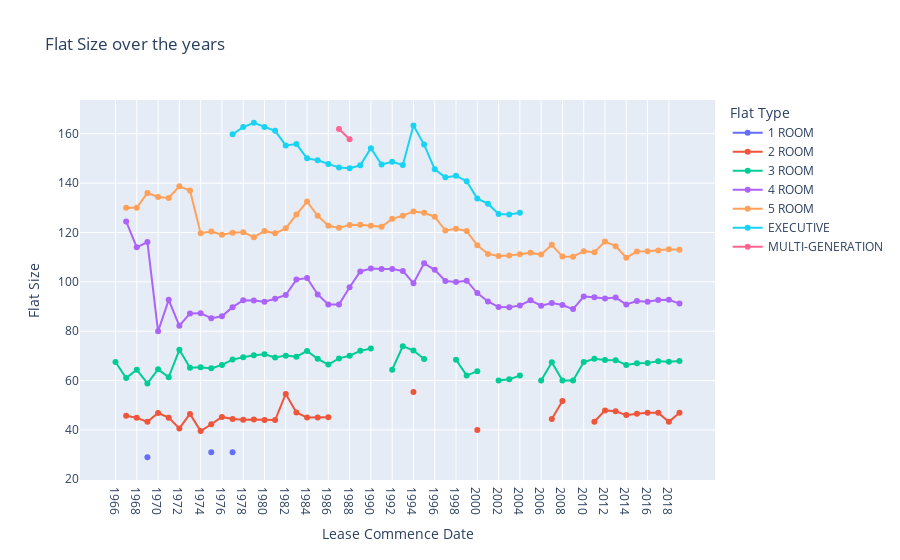

This figure's notebook cell:
### Code cell
plt.figure(figsize=(20,10))
# plt.xticks(rotation=90, fontsize=15)
# plt.yticks(fontsize=15)
# plt.xlabel('Lease Commence Date', fontsize=20)
# plt.ylabel('Floor Area (sqm)', fontsize=20)
px.line(x='lease_commence_date', y='floor_area_sqm', color='flat_type', data_frame = initial_parquet_grouped, markers=True,
            labels={
                                "lease_commence_date": "Lease Commence Date",
                                "floor_area_sqm": "Flat Size",
                                "flat_type": "Flat Type"
                            },
                            title="Flat Size over the years")

### Figure 1 — Plotly figure (JSON) as saved in the notebook; plotly's stock layout.template omitted (floating-point values rounded to 4 significant figures)
{"data": [{"hovertemplate": "Flat Type=1 ROOM<br>Lease Commence Date=%{x}<br>Flat Size=%{y}<extra></extra>", "legendgroup": "1 ROOM", "line": {"color": "#636efa", "dash": "solid"}, "marker": {"symbol": "circle"}, "mode": "lines+markers", "name": "1 ROOM", "orientation": "v", "showlegend": true, "type": "scatter", "x": ["1966", "1967", "1968", "1969", "1970", "1971", "1972", "1973", "1974", "1975", "1976", "1977", "1978", "1979", "1980", "1981", "1982", "1983", "1984", "1985", "1986", "1987", "1988", "1989", "1990", "1991", "1992", "1993", "1994", "1995", "1996", "1997", "1998", "1999", "2000", "2001", "2002", "2003", "2004", "2005", "2006", "2007", "2008", "2009", "2010", "2011", "2012", "2013", "2014", "2015", "2016", "2017", "2018", "2019"], "xaxis": "x", "y": [null, null, null, 28.93, null, null, null, null, null, 31, null, 31, null, null, null, null, null, null, null, null, null, null, null, null, null, null, null, null, null, null, null, null, null, null, null, null, null, null, null, null, null, null, null, null, null, null, null, null, null, null, null, null, null, null], "yaxis": "y"}, {"hovertemplate": "Flat Type=2 ROOM<br>Lease Commence Date=%{x}<br>Flat Size=%{y}<extra></extra>", "legendgroup": "2 ROOM", "line": {"color": "#EF553B", "dash": "solid"}, "marker": {"symbol": "circle"}, "mode": "lines+markers", "name": "2 ROOM", "orientation": "v", "showlegend": true, "type": "scatter", "x": ["1966", "1967", "1968", "1969", "1970", "1971", "1972", "1973", "1974", "1975", "1976", "1977", "1978", "1979", "1980", "1981", "1982", "1983", "1984", "1985", "1986", "1987", "1988", "1989", "1990", "1991", "1992", "1993", "1994", "1995", "1996", "1997", "1998", "1999", "2000", "2001", "2002", "2003", "2004", "2005", "2006", "2007", "2008", "2009", "2010", "2011", "2012", "2013", "2014", "2015", "2016", "2017", "2018", "2019"], "xaxis": "x", "y": [null, 45.76, 44.95, 43.27, 46.87, 44.97, 40.61, 46.5, 39.55, 42.3, 45.27, 44.46, 44.16, 44.18, 44, 44, 54.6, 47.1, 45, 45, 45.18, null, null, null, null, null, null, null, 55.36, null, null, null, null, null, 40, null, null, null, null, null, null, 44.4, 51.76, null, null, 43.3, 47.91, 47.61, 46, 46.6, 47, 47, 43.29, 47], "yaxis": "y"}, {"hovertemplate": "Flat Type=3 ROOM<br>Lease Commence Date=%{x}<br>Flat Size=%{y}<extra></extra>", "legendgroup": "3 ROOM", "line": {"color": "#00cc96", "dash": "solid"}, "marker": {"symbol": "circle"}, "mode": "lines+markers", "name": "3 ROOM", "orientation": "v", "showlegend": true, "type": "scatter", "x": ["1966", "1967", "1968", "1969", "1970", "1971", "1972", "1973", "1974", "1975", "1976", "1977", "1978", "1979", "1980", "1981", "1982", "1983", "1984", "1985", "1986", "1987", "1988", "1989", "1990", "1991", "1992", "1993", "1994", "1995", "1996", "1997", "1998", "1999", "2000", "2001", "2002", "2003", "2004", "2005", "2006", "2007", "2008", "2009", "2010", "2011", "2012", "2013", "2014", "2015", "2016", "2017", "2018", "2019"], "xaxis": "x", "y": [67.53, 61.06, 64.42, 58.83, 64.55, 61.38, 72.44, 65.23, 65.42, 64.94, 66.35, 68.5, 69.48, 70.24, 70.62, 69.32, 70.1, 69.66, 72.01, 68.8, 66.5, 68.98, 70.05, 72.03, 72.97, null, 64.43, 73.94, 72.18, 68.75, null, null, 68.45, 62, 63.82, null, 60, 60.56, 62, null, 60, 67.45, 60, 60, 67.53, 68.86, 68.36, 68.25, 66.31, 66.98, 67.1, 67.87, 67.63, 67.92], "yaxis": "y"}, {"hovertemplate": "Flat Type=4 ROOM<br>Lease Commence Date=%{x}<br>Flat Size=%{y}<extra></extra>", "legendgroup": "4 ROOM", "line": {"color": "#ab63fa", "dash": "solid"}, "marker": {"symbol": "circle"}, "mode": "lines+markers", "name": "4 ROOM", "orientation": "v", "showlegend": true, "type": "scatter", "x": ["1966", "1967", "1968", "1969", "1970", "1971", "1972", "1973", "1974", "1975", "1976", "1977", "1978", "1979", "1980", "1981", "1982", "1983", "1984", "1985", "1986", "1987", "1988", "1989", "1990", "1991", "1992", "1993", "1994", "1995", "1996", "1997", "1998", "1999", "2000", "2001", "2002", "2003", "2004", "2005", "2006", "2007", "2008", "2009", "2010", "2011", "2012", "2013", "2014", "2015", "2016", "2017", "2018", "2019"], "xaxis": "x", "y": [null, 124.5, 114.0, 116.1, 79.95, 92.71, 82.2, 87.2, 87.29, 85.29, 86.01, 89.75, 92.55, 92.39, 91.9, 93.14, 94.66, 100.9, 101.5, 94.89, 90.83, 90.84, 97.83, 104.2, 105.4, 105.2, 105.2, 104.4, 99.45, 107.5, 104.9, 100.3, 99.96, 100.5, 95.46, 92.06, 89.78, 89.75, 90.43, 92.49, 90.35, 91.41, 90.58, 88.95, 94.03, 93.78, 93.22, 93.61, 90.81, 92.21, 91.93, 92.68, 92.72, 91.18], "yaxis": "y"}, {"hovertemplate": "Flat Type=5 ROOM<br>Lease Commence Date=%{x}<br>Flat Size=%{y}<extra></extra>", "legendgroup": "5 ROOM", "line": {"color": "#FFA15A", "dash": "solid"}, "marker": {"symbol": "circle"}, "mode": "lines+markers", "name": "5 ROOM", "orientation": "v", "showlegend": true, "type": "scatter", "x": ["1966", "1967", "1968", "1969", "1970", "1971", "1972", "1973", "1974", "1975", "1976", "1977", "1978", "1979", "1980", "1981", "1982", "1983", "1984", "1985", "1986", "1987", "1988", "1989", "1990", "1991", "1992", "1993", "1994", "1995", "1996", "1997", "1998", "1999", "2000", "2001", "2002", "2003", "2004", "2005", "2006", "2007", "2008", "2009", "2010", "2011", "2012", "2013", "2014", "2015", "2016", "2017", "2018", "2019"], "xaxis": "x", "y": [null, 130, 130, 136, 134.4, 134, 138.7, 137, 119.7, 120.4, 119.1, 119.9, 120.1, 118.1, 120.6, 119.7, 121.7, 127.3, 132.5, 126.8, 122.8, 121.9, 123.1, 123.1, 122.7, 122.3, 125.5, 126.8, 128.5, 128.0, 126.4, 120.8, 121.5, 120.6, 114.8, 111.3, 110.5, 110.6, 111.2, 111.8, 111.0, 115, 110.2, 110.2, 112.4, 112.0, 116.4, 114.5, 109.8, 112.2, 112.3, 112.7, 113.2, 113], "yaxis": "y"}, {"hovertemplate": "Flat Type=EXECUTIVE<br>Lease Commence Date=%{x}<br>Flat Size=%{y}<extra></extra>", "legendgroup": "EXECUTIVE", "line": {"color": "#19d3f3", "dash": "solid"}, "marker": {"symbol": "circle"}, "mode": "lines+markers", "name": "EXECUTIVE", "orientation": "v", "showlegend": true, "type": "scatter", "x": ["1966", "1967", "1968", "1969", "1970", "1971", "1972", "1973", "1974", "1975", "1976", "1977", "1978", "1979", "1980", "1981", "1982", "1983", "1984", "1985", "1986", "1987", "1988", "1989", "1990", "1991", "1992", "1993", "1994", "1995", "1996", "1997", "1998", "1999", "2000", "2001", "2002", "2003", "2004", "2005", "2006", "2007", "2008", "2009", "2010", "2011", "2012", "2013", "2014", "2015", "2016", "2017", "2018", "2019"], "xaxis": "x", "y": [null, null, null, null, null, null, null, null, null, null, null, 159.8, 162.7, 164.4, 162.7, 161.2, 155.2, 155.8, 150.0, 149.2, 147.8, 146.3, 146.0, 147.2, 154.2, 147.5, 148.6, 147.3, 163.3, 155.6, 145.6, 142.3, 142.9, 140.8, 133.7, 131.7, 127.5, 127.3, 128, null, null, null, null, null, null, null, null, null, null, null, null, null, null, null], "yaxis": "y"}, {"hovertemplate": "Flat Type=MULTI-GENERATION<br>Lease Commence Date=%{x}<br>Flat Size=%{y}<extra></extra>", "legendgroup": "MULTI-GENERATION", "line": {"color": "#FF6692", "dash": "solid"}, "marker": {"symbol": "circle"}, "mode": "lines+markers", "name": "MULTI-GENERATION", "orientation": "v", "showlegend": true, "type": "scatter", "x": ["1966", "1967", "1968", "1969", "1970", "1971", "1972", "1973", "1974", "1975", "1976", "1977", "1978", "1979", "1980", "1981", "1982", "1983", "1984", "1985", "1986", "1987", "1988", "1989", "1990", "1991", "1992", "1993", "1994", "1995", "1996", "1997", "1998", "1999", "2000", "2001", "2002", "2003", "2004", "2005", "2006", "2007", "2008", "2009", "2010", "2011", "2012", "2013", "2014", "2015", "2016", "2017", "2018", "2019"], "xaxis": "x", "y": [null, null, null, null, null, null, null, null, null, null, null, null, null, null, null, null, null, null, null, null, null, 161.9, 157.7, null, null, null, null, null, null, null, null, null, null, null, null, null, null, null, null, null, null, null, null, null, null, null, null, null, null, null, null, null, null, null], "yaxis": "y"}], "layout": {"legend": {"title": {"text": "Flat Type"}, "tracegroupgap": 0}, "title": {"text": "Flat Size over the years"}, "xaxis": {"anchor": "y", "domain": [0, 1], "title": {"text": "Lease Commence Date"}}, "yaxis": {"anchor": "x", "domain": [0, 1], "title": {"text": "Flat Size"}}}}
